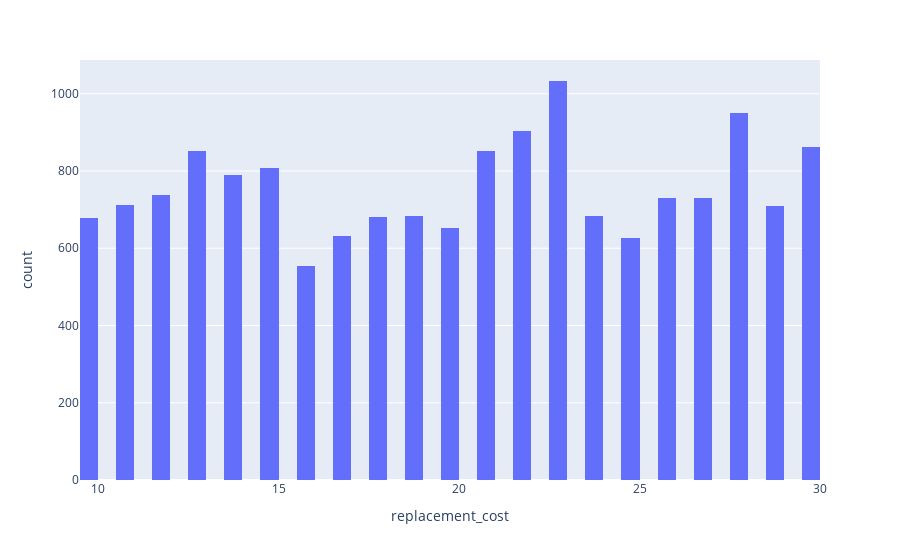

The notebook cell this image was saved under:
### Code cell
px.histogram(df,x='replacement_cost',nbins=100)

### Figure 1 — Plotly figure (JSON) as saved in the notebook; plotly's stock layout.template omitted (floating-point values rounded to 4 significant figures; data arrays with more than 128 entries replaced by an {"elided": "..."} marker saying what was removed)
{"data": [{"alignmentgroup": "True", "bingroup": "x", "hovertemplate": "replacement_cost=%{x}<br>count=%{y}<extra></extra>", "legendgroup": "", "marker": {"color": "#636efa", "pattern": {"shape": ""}}, "name": "", "nbinsx": 100, "offsetgroup": "", "orientation": "v", "showlegend": false, "type": "histogram", "x": {"elided": "15861 float values"}, "xaxis": "x", "yaxis": "y"}], "layout": {"barmode": "relative", "legend": {"tracegroupgap": 0}, "margin": {"t": 60}, "xaxis": {"anchor": "y", "domain": [0, 1], "title": {"text": "replacement_cost"}}, "yaxis": {"anchor": "x", "domain": [0, 1], "title": {"text": "count"}}}}
